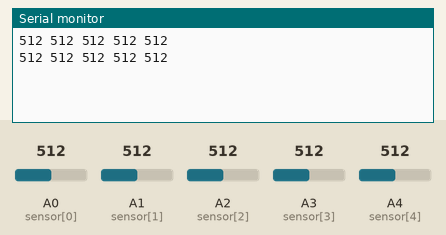
This sketch was run on a simulated Arduino Uno, built with avr-gcc and run on an emulated ATmega328P. Shown: the last lines printed to the serial monitor. The test bench sets the inputs (shaded band); at power-on: A0 (sensor[0]) = 512, A1 (sensor[1]) = 512, A2 (sensor[2]) = 512, A3 (sensor[3]) = 512, A4 (sensor[4]) = 512.

Above: at 1.8 s.
1.9 s: A0 (sensor[0]) set to 716
At 2.5 s:
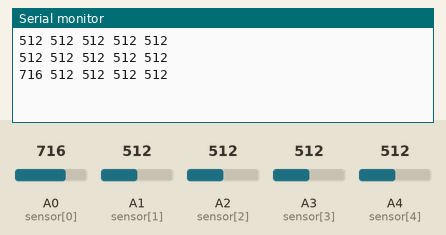
3.4 s: A1 (sensor[1]) set to 716
At 4.7 s:
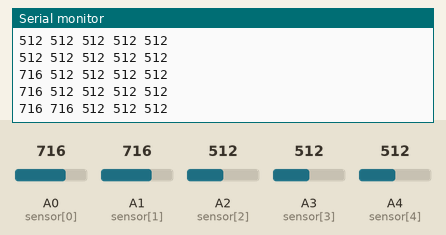
4.9 s: A2 (sensor[2]) set to 716
At 5.8 s:
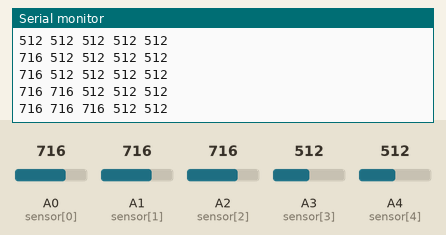
6.4 s: A3 (sensor[3]) set to 716
At 7.7 s:
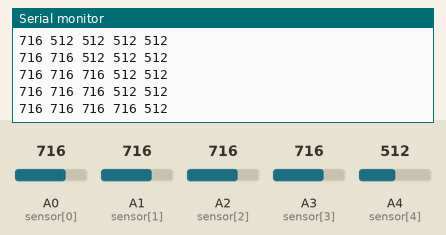
7.9 s: A4 (sensor[4]) set to 716
At 8.6 s:
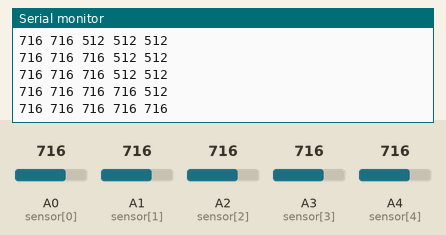
9.4 s: A0 (sensor[0]) set to 992
At 10.8 s:
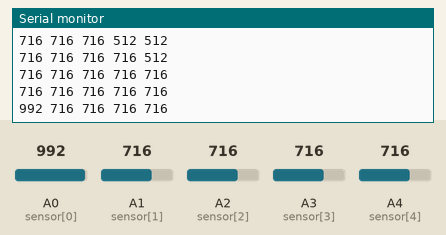
Timing chart, 0 to 11.9 s (numbered marks = the images above; inputs shaded):
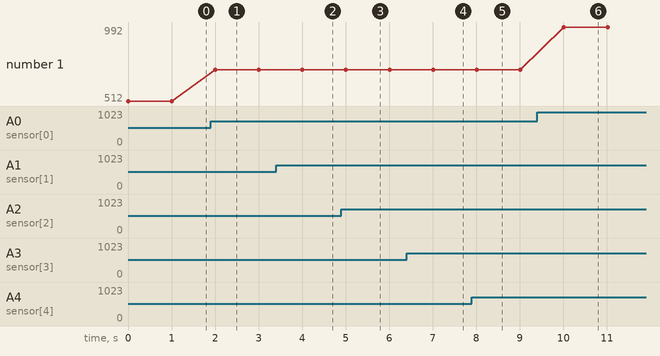

Measured:
- after the input at 1.9 s, the serial monitor: prints a new line after 0.10 s (image 1)
- after the input at 3.4 s, the serial monitor: prints a new line after 0.61 s (image 2)
- after the input at 4.9 s, the serial monitor: prints a new line after 0.11 s (image 3)
- after the input at 6.4 s, the serial monitor: prints a new line after 0.61 s (image 4)
- after the input at 7.9 s, the serial monitor: prints a new line after 0.11 s (image 5)
- after the input at 9.4 s, the serial monitor: prints a new line after 0.61 s (image 6)
- plotted number 1: 512 → 716 after the input at 1.9 s, 716 → 992 after the input at 9.4 s

The sketch:

sensor1.0.ino
```cpp
const int sensor[] = {A0, A1, A2, A3, A4};

void setup() {
  // put your setup code here, to run once:
  Serial.begin(9600);
}

void loop() {
  // put your main code here, to run repeatedly:
    for (int i = 0; i < 5; i++)
    {
      long value = analogRead(sensor[i]);
      Serial.print(value);
      Serial.print(" ");
    }
    Serial.println(" ");
    delay (1000);
}
```
